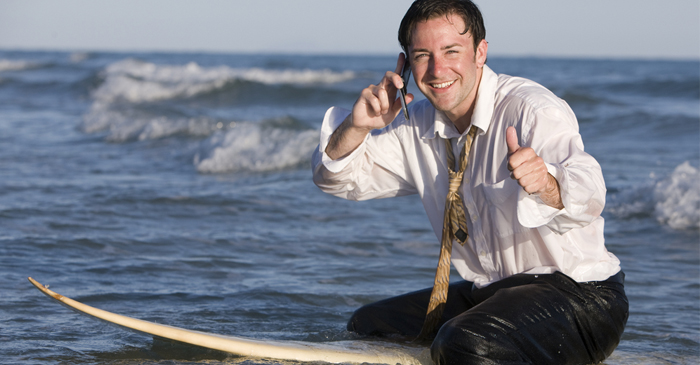
#> input picture stock-photo-model.jpg, 700 x 365 px
$ python conv.py
#> lines starting #> are read from the running program, lines starting #| are printed output that depends on the picture
import numpy as np
import sympy as sp
import imageio

KEYSIZE = 3

def inv3x3(key):
    try:
        s = sp.Matrix(key)
        return np.array(s.inv_mod(256)).astype(int)
    except:
        return None

if __name__ == '__main__':
    # load and crop image
    raw_img = imageio.imread('stock-photo-model.jpg')
#> raw_img is the input picture: shape (365, 700, 3); mean R, G, B 119.4, 125.2, 138.1

    gray = raw_img[:, :, 0]
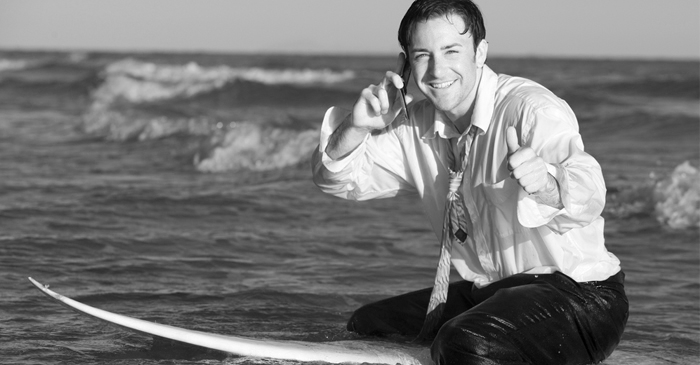
#> gray: shape (365, 700); min 0, max 255, mean 119.4

    crop = gray[:KEYSIZE*(gray.shape[0]//KEYSIZE), :]
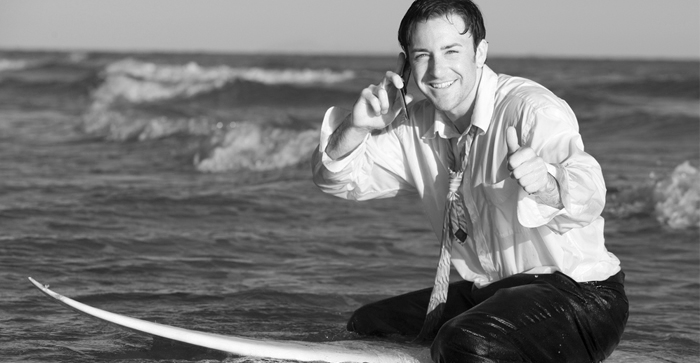
#> crop: shape (363, 700); min 0, max 255, mean 119.6
    print(crop.shape)
#| (363, 700)
    print()

    # generate invertible matrix
    key = None
    key_inv = None
    while key_inv is None:
        key = np.random.randint(256, size=(KEYSIZE,KEYSIZE))
        key_inv = inv3x3(key)

    print("encryption key: ")
    print(key)
    print()

    print("decryption key: ")
    print(key_inv)
    print()

    encr = None
    for i in range(0, crop.shape[0]//KEYSIZE):
        rows = crop[KEYSIZE*i:KEYSIZE*(i+1)]
        m = (key @ rows) % 256

        try:
            encr = np.append(encr, m, axis=0)
        except:
            encr = m
#> (the run stopped early here; a loop or call above may not have finished)

$ run again, with encr_stock_photo.png saved as stock-photo-model.jpg
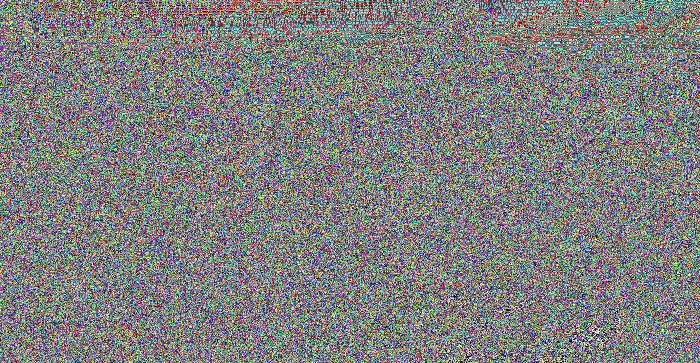
#> input picture encr_stock_photo.png, 700 x 363 px
#> raw_img is the input picture: shape (363, 700, 3); mean R, G, B 127.7, 127.9, 127.3
#> `gray = raw_img[:, :, 0]`:
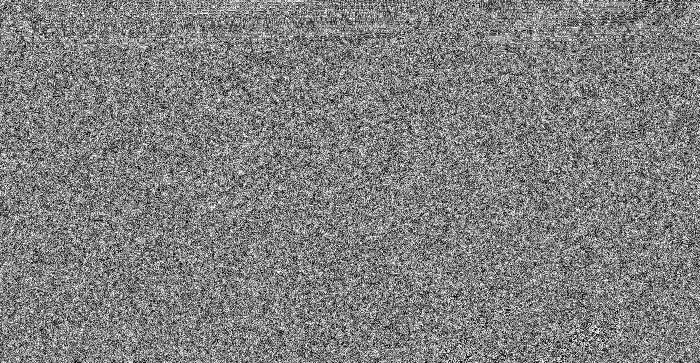
#> gray: shape (363, 700); min 0, max 255, mean 127.7
#| (363, 700)
